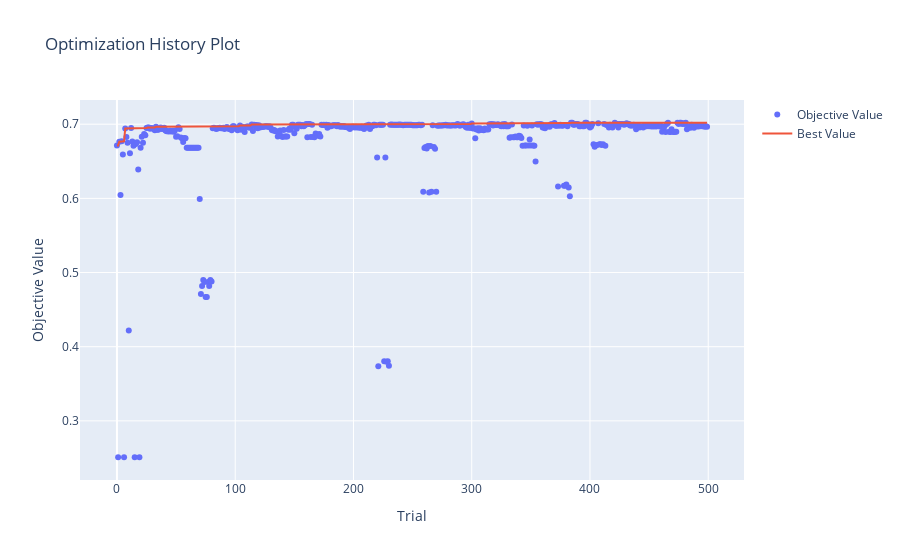

Notebook code cell kept with this figure:
### Code cell
from optuna.visualization import plot_optimization_history, plot_slice

plot_optimization_history(study)

### Figure 1 — Plotly figure (JSON) as saved in the notebook; plotly's stock layout.template omitted (floating-point values rounded to 4 significant figures; data arrays with more than 128 entries replaced by an {"elided": "..."} marker saying what was removed)
{"data": [{"mode": "markers", "name": "Objective Value", "type": "scatter", "x": {"elided": "500 int values"}, "y": {"elided": "500 float values"}}, {"mode": "lines", "name": "Best Value", "type": "scatter", "x": {"elided": "500 int values"}, "y": {"elided": "500 float values"}}, {"marker": {"color": "#cccccc"}, "mode": "markers", "name": "Infeasible Trial", "showlegend": false, "type": "scatter", "x": [], "y": []}], "layout": {"title": {"text": "Optimization History Plot"}, "xaxis": {"title": {"text": "Trial"}}, "yaxis": {"title": {"text": "Objective Value"}}}}
